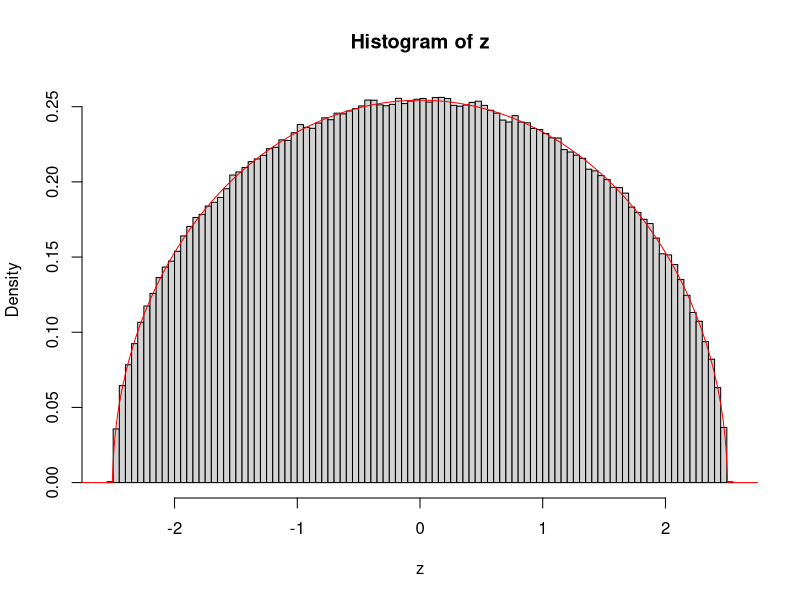
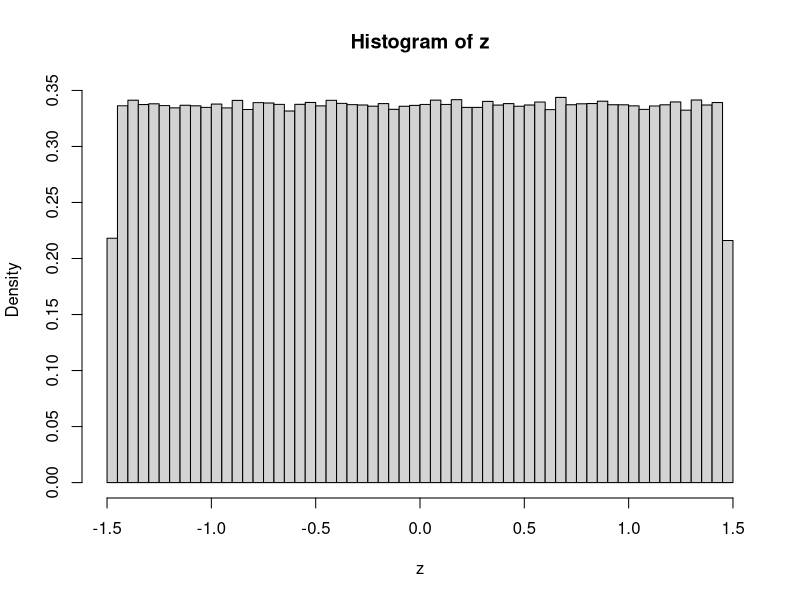
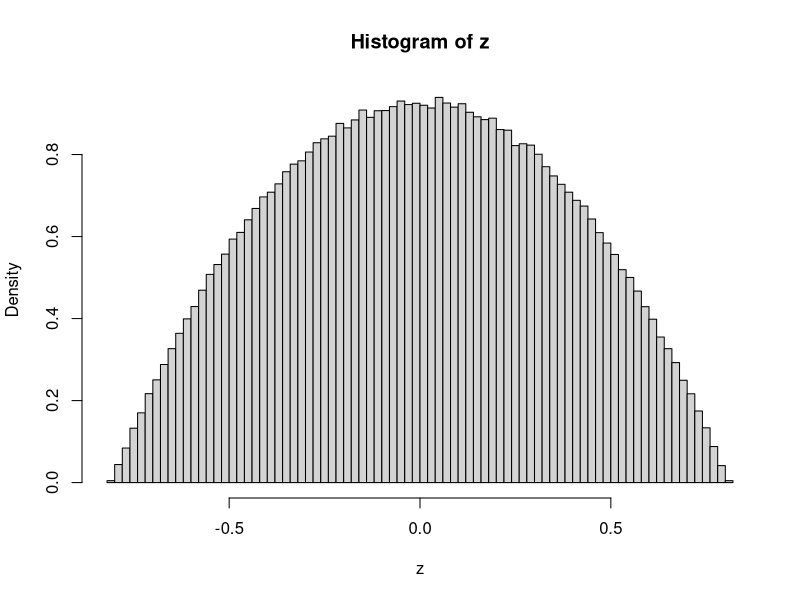

Reproduce these figures in R, in order.
## ---- chunk 1
set.seed(1)
n = 1e6
k = 4
L = matrix(rnorm(n * k), nrow = n)
s = sqrt(rowSums(L^2))
L = L / s
x = rnorm(k)
z = L %*% x
hist(z, breaks = 100, prob = TRUE)
R = sqrt(sum(x^2))
x.plot = seq(-max(abs(z)) - 1, max(abs(z)) + 1, length = 1000)
y.plot = 2 * sqrt(pmax(R^2 - x.plot^2, 0)) / (pi * R^2)
lines(x.plot, y.plot, col = "red")
## ---- chunk 2
set.seed(1)
n = 1e6
k = 3
L = matrix(rnorm(n * k), nrow = n)
s = sqrt(rowSums(L^2))
L = L / s
x = rnorm(k)
z = L %*% x
hist(z, breaks = 100, prob = TRUE)
## ---- chunk 3
set.seed(1)
n = 1e6
k = 5
L = matrix(rnorm(n * k), nrow = n)
s = sqrt(rowSums(L^2))
L = L / s
x = rnorm(k)
z = L %*% x
hist(z, breaks = 100, prob = TRUE)
